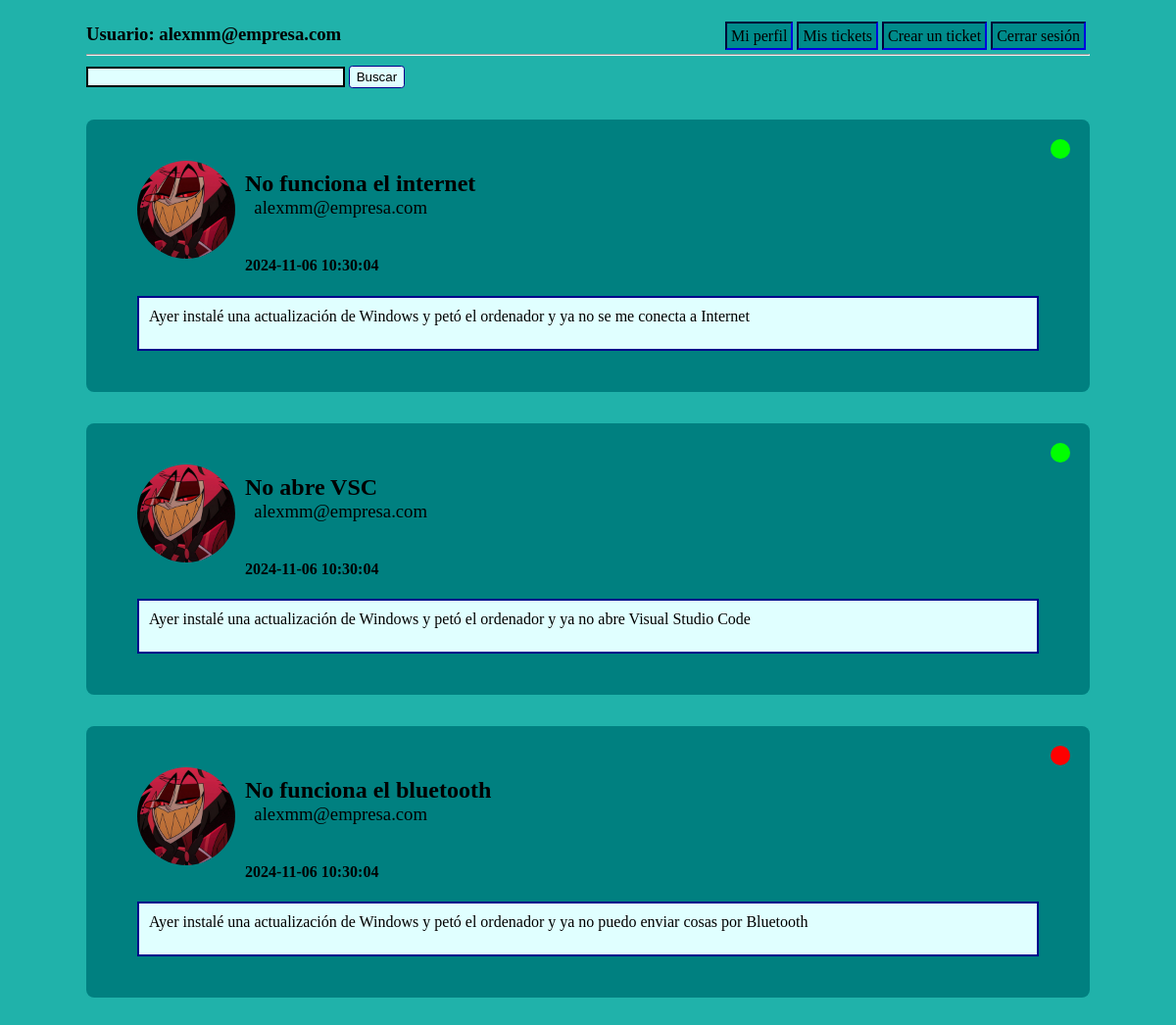
The page /ticket_list.php (signed in) on the database its author committed.
### tables this page shows
CREATE TABLE Ticket (
	idTicket INT(10) PRIMARY KEY AUTO_INCREMENT,
	email VARCHAR(255),
	priority INT(1),
	subject VARCHAR(255),
	state INT(1),
	messBody TEXT,
	attachment VARCHAR(100),
	sentDate TIMESTAMP DEFAULT CURRENT_TIMESTAMP,
	CONSTRAINT FOREIGN KEY(email) REFERENCES AppUser(email) ON DELETE CASCADE,
	CONSTRAINT FOREIGN KEY(priority) REFERENCES Priority(idPr),
	CONSTRAINT FOREIGN KEY(state) REFERENCES State(idState)
);

### file_dir.php (called while the page is built)
<?php
$attach_directory = "./uploads/";
$profile_picture_directory = $attach_directory . "ProfilePictures/";

### func.php (the view, shortened to what this page needs)
<?php
function returnPPstring($name) {
    require "file_dir.php";
    if (file_exists($profile_picture_directory . $name . ".png")) {
        return      $profile_picture_directory . $name . ".png";
    } else {
        return $profile_picture_directory . "defaultPP.png";
    }
}
function printSVG($state) {
    switch ($state) {
        case '1':
            echo '<svg><circle r="10" cx="10" cy="10" fill="lime"/></svg>';
            break;
        case '3':
            echo '<svg><circle r="10" cx="10" cy="10" fill="red"/></svg>';
            break;
    }
}
function querryTickets(?int $id_ticket = -1) {
    require "conection.php";
    $bd = new PDO(
        "mysql:dbname=".$bd_config["bd_name"].";host=".$bd_config["ip"],
        $bd_config["user"],
        $bd_config["password"]
    );
    $select = 'SELECT * FROM ticket WHERE 1 = 1';
    if ($_SESSION["rol"] != 1) {
        $select = $select . ' AND email LIKE "'. $_SESSION["email"].'"';
    }
    if ($id_ticket < 0) {
        $select = $select . " ORDER BY priority, sentDate";
    }
    return $bd->query($select);
}
function printTicketParameters($subject, $messBody, $email, $state, $sentDate, ?int $id_ticket = -1, ?string $attachment_name = "") {
    require "file_dir.php";
    echo '<a href="profile.php?email='. $email .'"> <img src="' . returnPPstring($email) . '" alt="foto de perfil"></a>';
    if ($subject != "") {
        echo "<h2>";
        if (0 < $id_ticket) { echo '<a href="ticket.php?id='.$id_ticket.'">';}
        echo $subject;
        if (0 < $id_ticket) { echo '</a>';}
        echo "</h2>";
    }
    ?>
    <h3> <a href=<?="profile.php?email=$email" ?> class="linkemail"><?= $email ?> </a></h3><br>
    <h4> <?= $sentDate ?> </h4>
    <?php    printSVG($state); ?>
    <div> <?= nl2br($messBody)?></div>
    <?php
}

### ticket_list.php (shortened to what this page needs)
<!DOCTYPE html>
<html lang="en">
<head>
    <link rel="stylesheet" href="css/ticket_list.css">
</head>
<?php require_once "header.php"; ?>
<body>
    <?php
        require_once "func.php";
        ?>
        <form method="get">
            <input type="text" name="search" id="search" value= <?php if (isset($_GET["search"])) {
                echo $_GET["search"];
            } ?>>
            <input type="submit" value="Buscar" id="button-search">
        </form>
        <?php
        $tickets = querryTickets();
        if($tickets->rowCount() <= 0){
            echo "<p id='not-found-message'> No tienes tickets creados </p>";
        }else {
            foreach ($tickets as $ticket) {
                echo    '<div class="ticket">';
                printTicketParameters($ticket["subject"], $ticket["messBody"], $ticket["email"], $ticket["state"], $ticket["sentDate"], $ticket["idTicket"]);
                echo    '</div>';
            }
        }
    ?>
</body>
</html>

### css/ticket_list.css (style rules this page uses)
.ticket { background-color: teal; padding: 2em; margin: 2em 0px; border-radius: .5em; position: relative; }
.ticket h2 { margin-left: 5px; }
.ticket h2 a { color: black; text-decoration: none; }
.ticket h3 { margin-left: 5px; margin-top: -20px; font-weight: normal; }
.ticket svg { width: 20px; height: 20px; position: absolute; top: 20px; right: 20px; }
.ticket div { background-color: lightcyan; border: darkblue solid 2px; min-height: 2em; padding: 10px; margin: 10px 20px; clear: both; }
.ticket > a { margin: 10px 20px; }
.ticket a:has(img) { width: 100px; height: 100px; float: left; margin-right: 10px; }
.ticket img { width: 100px; height: 100px; border-radius: 50px; object-fit: cover; }
.linkemail { text-decoration: none; color: black; padding: 0 .5em; }
#search { width: 25%; background-color: lightcyan; border: 2px solid black; }
#button-search { background-color: lightcyan; border: 1px solid darkblue; padding: .25em .5em; border-radius: .25em; }

### css/header.css (style rules this page uses)
body { background-color: lightseagreen; padding: 1em 5em; }
h3 { margin: 0; }

### rows shown on the page
ticket: email (picture), subject "No funciona el internet", email "alexmm@empresa.com", sentDate "2024-11-06 10:30:04", messBody "Ayer instalé una actualización de Windows y petó el ordenador y ya no se me conecta a Internet"
ticket: email (picture), subject "No abre VSC", email "alexmm@empresa.com", sentDate "2024-11-06 10:30:04", messBody "Ayer instalé una actualización de Windows y petó el ordenador y ya no abre Visual Studio Code"
ticket: email (picture), subject "No funciona el bluetooth", email "alexmm@empresa.com", sentDate "2024-11-06 10:30:04", messBody "Ayer instalé una actualización de Windows y petó el ordenador y ya no puedo enviar cosas por Bluetooth"

### other values the page prints
$_SESSION['email'] "alexmm@empresa.com"
